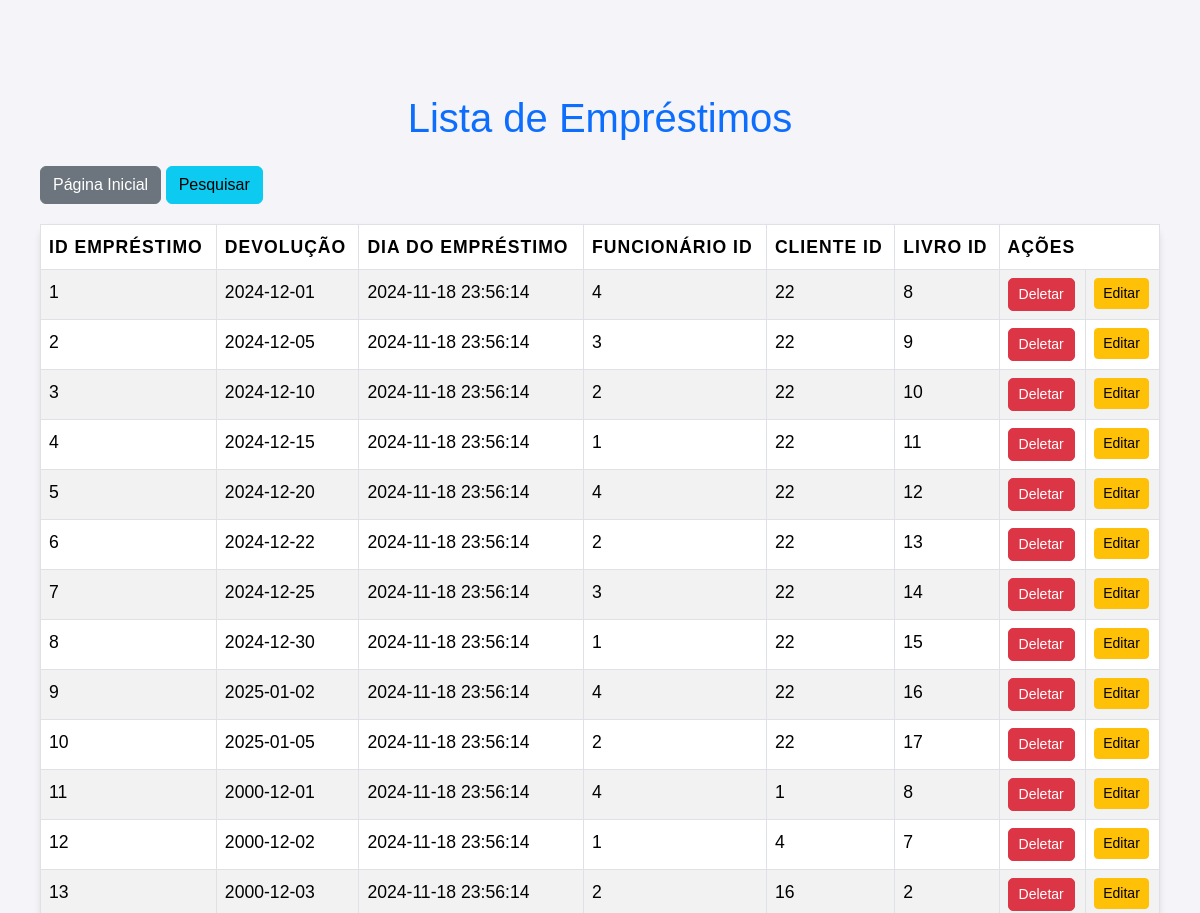
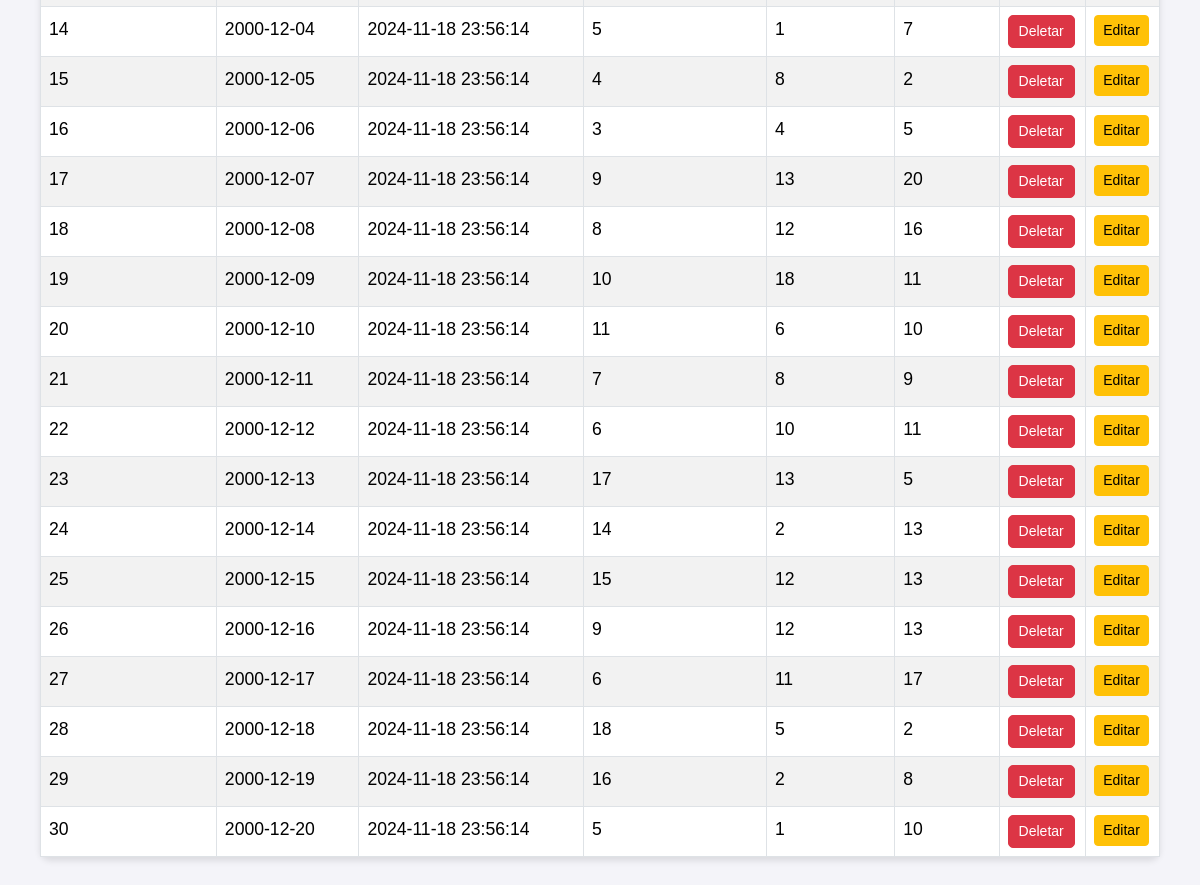
/emprestimosql.php (signed in), run on an earlier commit of the app's database (2 pictures, top to bottom).
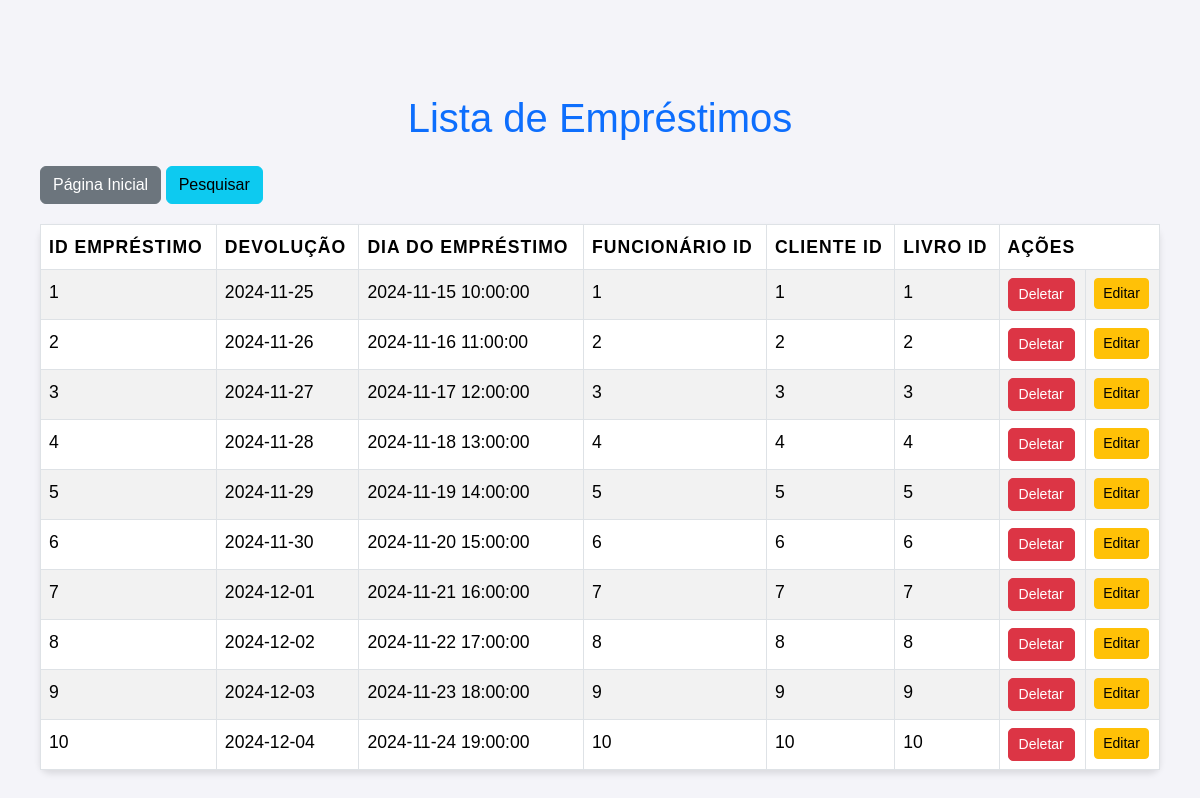
And on a later commit of the database.
### tables this page shows
CREATE TABLE IF NOT EXISTS `emprestimo` (
  `idemprestimo` INT NOT NULL AUTO_INCREMENT,
  `devolucao` DATE NOT NULL,
  `dia_do_emprestimo` TIMESTAMP NOT NULL,
  `funcionario_idfuncionario` INT NOT NULL,
  `cliente_idcliente` INT NOT NULL,
  `livro_idlivro` INT NOT NULL,
  PRIMARY KEY (`idemprestimo`),
  INDEX `fk_emprestimo_funcionario1_idx` (`funcionario_idfuncionario` ASC) VISIBLE,
  INDEX `fk_emprestimo_cliente1_idx` (`cliente_idcliente` ASC) VISIBLE,
  INDEX `fk_emprestimo_livro1_idx` (`livro_idlivro` ASC) VISIBLE,
  CONSTRAINT `fk_emprestimo_funcionario1`
    FOREIGN KEY (`funcionario_idfuncionario`)
    REFERENCES `funcionario` (`idfuncionario`)
    ON DELETE CASCADE
    ON UPDATE CASCADE,
  CONSTRAINT `fk_emprestimo_cliente1`
    FOREIGN KEY (`cliente_idcliente`)
    REFERENCES `cliente` (`idcliente`)
    ON DELETE CASCADE
    ON UPDATE CASCADE,
  CONSTRAINT `fk_emprestimo_livro1`
    FOREIGN KEY (`livro_idlivro`)
    REFERENCES `livro` (`idlivro`)
    ON DELETE CASCADE
    ON UPDATE CASCADE);

### public/emprestimosql.php (the view, shortened to what this page needs)
<?php
require_once "../controle/conexao.php";
?>
<!DOCTYPE html>
<html lang="pt-br">
<head>
    <link href="https://cdn.jsdelivr.net/npm/bootstrap@5.3.3/dist/css/bootstrap.min.css" rel="stylesheet">
    <link rel="stylesheet" href="./css/estilo.css">
</head>
<body>
    <div class="container my-4">
        <h1 class="text-center text-primary mb-4">Lista de Empréstimos</h1>
        <div class="mb-3">
            <a href="home.php" class="btn btn-secondary">Página Inicial</a>
            <a href="../controle/pesquisaremprestimo.php" class="btn btn-info">Pesquisar</a>
        </div>
        <table class="table table-bordered table-striped table-hover">
            <thead class="thead-dark">
                <tr>
                    <th>ID Empréstimo</th>
                    <th>Devolução</th>
                    <th>Dia do Empréstimo</th>
                    <th>Funcionário ID</th>
                    <th>Cliente ID</th>
                    <th>Livro ID</th>
                    <th colspan="2">Ações</th>
                </tr>
            </thead>
            <tbody>
                <?php
                $campo = 'idemprestimo';
                $tabela = 'emprestimo';
                $loc = 'emprestimosql.php';
                $sql = "SELECT * FROM emprestimo";
                $resultados = mysqli_query($conexao, $sql);
                while ($linha = mysqli_fetch_array($resultados)) {
                    $id = $linha['idemprestimo'];
                    $devolucao = $linha['devolucao'];
                    $dia_do_emprestimo = $linha['dia_do_emprestimo'];
                    $funcionario = $linha['funcionario_idfuncionario'];
                    $cliente = $linha["cliente_idcliente"];
                    $livro = $linha["livro_idlivro"];
                    echo "<tr>";
                    echo "<td>{$id}</td>";
                    echo "<td>{$devolucao}</td>";
                    echo "<td>{$dia_do_emprestimo}</td>";
                    echo "<td>{$funcionario}</td>";
                    echo "<td>{$cliente}</td>";
                    echo "<td>{$livro}</td>";
                    echo "<td>
                            <a href='../controle/deletar.php?id={$id}&campo={$campo}&tabela={$tabela}&loc={$loc}' class='btn btn-danger btn-sm'>Deletar</a>
                        </td>";
                    echo "<td>
                            <a href='emprestimofor.php?id={$linha['idemprestimo']}' class='btn btn-warning btn-sm'>Editar</a>
                        </td>";
                    echo "</tr>";
                }
                ?>
            </tbody>
        </table>
    </div>
</body>
</html>

What changed in the data, as far as the page shows it:
removed emprestimo: idemprestimo "11", devolucao "2000-12-01", dia_do_emprestimo "2024-11-18 23:56:14", funcionario_idfuncionario "4", cliente_idcliente "1", livro_idlivro "8"
removed emprestimo: idemprestimo "12", devolucao "2000-12-02", dia_do_emprestimo "2024-11-18 23:56:14", funcionario_idfuncionario "1", cliente_idcliente "4", livro_idlivro "7"
removed emprestimo: idemprestimo "13", devolucao "2000-12-03", dia_do_emprestimo "2024-11-18 23:56:14", funcionario_idfuncionario "2", cliente_idcliente "16", livro_idlivro "2"
removed emprestimo: idemprestimo "14", devolucao "2000-12-04", dia_do_emprestimo "2024-11-18 23:56:14", funcionario_idfuncionario "5", cliente_idcliente "1", livro_idlivro "7"
removed emprestimo: idemprestimo "15", devolucao "2000-12-05", dia_do_emprestimo "2024-11-18 23:56:14", funcionario_idfuncionario "4", cliente_idcliente "8", livro_idlivro "2"
removed emprestimo: idemprestimo "16", devolucao "2000-12-06", dia_do_emprestimo "2024-11-18 23:56:14", funcionario_idfuncionario "3", cliente_idcliente "4", livro_idlivro "5"
removed emprestimo: idemprestimo "17", devolucao "2000-12-07", dia_do_emprestimo "2024-11-18 23:56:14", funcionario_idfuncionario "9", cliente_idcliente "13", livro_idlivro "20"
removed emprestimo: idemprestimo "18", devolucao "2000-12-08", dia_do_emprestimo "2024-11-18 23:56:14", funcionario_idfuncionario "8", cliente_idcliente "12", livro_idlivro "16"
removed emprestimo: idemprestimo "19", devolucao "2000-12-09", dia_do_emprestimo "2024-11-18 23:56:14", funcionario_idfuncionario "10", cliente_idcliente "18", livro_idlivro "11"
removed emprestimo: idemprestimo "20", devolucao "2000-12-10", dia_do_emprestimo "2024-11-18 23:56:14", funcionario_idfuncionario "11", cliente_idcliente "6", livro_idlivro "10"
removed emprestimo: idemprestimo "21", devolucao "2000-12-11", dia_do_emprestimo "2024-11-18 23:56:14", funcionario_idfuncionario "7", cliente_idcliente "8", livro_idlivro "9"
removed emprestimo: idemprestimo "22", devolucao "2000-12-12", dia_do_emprestimo "2024-11-18 23:56:14", funcionario_idfuncionario "6", cliente_idcliente "10", livro_idlivro "11"
removed emprestimo: idemprestimo "23", devolucao "2000-12-13", dia_do_emprestimo "2024-11-18 23:56:14", funcionario_idfuncionario "17", cliente_idcliente "13", livro_idlivro "5"
removed emprestimo: idemprestimo "24", devolucao "2000-12-14", dia_do_emprestimo "2024-11-18 23:56:14", funcionario_idfuncionario "14", cliente_idcliente "2", livro_idlivro "13"
removed emprestimo: idemprestimo "25", devolucao "2000-12-15", dia_do_emprestimo "2024-11-18 23:56:14", funcionario_idfuncionario "15", cliente_idcliente "12", livro_idlivro "13"
removed emprestimo: idemprestimo "26", devolucao "2000-12-16", dia_do_emprestimo "2024-11-18 23:56:14", funcionario_idfuncionario "9", cliente_idcliente "12", livro_idlivro "13"
removed emprestimo: idemprestimo "27", devolucao "2000-12-17", dia_do_emprestimo "2024-11-18 23:56:14", funcionario_idfuncionario "6", cliente_idcliente "11", livro_idlivro "17"
removed emprestimo: idemprestimo "28", devolucao "2000-12-18", dia_do_emprestimo "2024-11-18 23:56:14", funcionario_idfuncionario "18", cliente_idcliente "5", livro_idlivro "2"
removed emprestimo: idemprestimo "29", devolucao "2000-12-19", dia_do_emprestimo "2024-11-18 23:56:14", funcionario_idfuncionario "16", cliente_idcliente "2", livro_idlivro "8"
removed emprestimo: idemprestimo "30", devolucao "2000-12-20", dia_do_emprestimo "2024-11-18 23:56:14", funcionario_idfuncionario "5", cliente_idcliente "1", livro_idlivro "10"
changed emprestimo id 1: devolucao "2024-12-01" → "2024-11-25"; dia_do_emprestimo "2024-11-18 23:56:14" → "2024-11-15 10:00:00"; funcionario_idfuncionario "4" → "1"; cliente_idcliente "22" → "1"; livro_idlivro "8" → "1"
changed emprestimo id 2: devolucao "2024-12-05" → "2024-11-26"; dia_do_emprestimo "2024-11-18 23:56:14" → "2024-11-16 11:00:00"; funcionario_idfuncionario "3" → "2"; cliente_idcliente "22" → "2"; livro_idlivro "9" → "2"
changed emprestimo id 3: devolucao "2024-12-10" → "2024-11-27"; dia_do_emprestimo "2024-11-18 23:56:14" → "2024-11-17 12:00:00"; funcionario_idfuncionario "2" → "3"; cliente_idcliente "22" → "3"; livro_idlivro "10" → "3"
changed emprestimo id 4: devolucao "2024-12-15" → "2024-11-28"; dia_do_emprestimo "2024-11-18 23:56:14" → "2024-11-18 13:00:00"; funcionario_idfuncionario "1" → "4"; cliente_idcliente "22" → "4"; livro_idlivro "11" → "4"
changed emprestimo id 5: devolucao "2024-12-20" → "2024-11-29"; dia_do_emprestimo "2024-11-18 23:56:14" → "2024-11-19 14:00:00"; funcionario_idfuncionario "4" → "5"; cliente_idcliente "22" → "5"; livro_idlivro "12" → "5"
changed emprestimo id 6: devolucao "2024-12-22" → "2024-11-30"; dia_do_emprestimo "2024-11-18 23:56:14" → "2024-11-20 15:00:00"; funcionario_idfuncionario "2" → "6"; cliente_idcliente "22" → "6"; livro_idlivro "13" → "6"
changed emprestimo id 7: devolucao "2024-12-25" → "2024-12-01"; dia_do_emprestimo "2024-11-18 23:56:14" → "2024-11-21 16:00:00"; funcionario_idfuncionario "3" → "7"; cliente_idcliente "22" → "7"; livro_idlivro "14" → "7"
changed emprestimo id 8: devolucao "2024-12-30" → "2024-12-02"; dia_do_emprestimo "2024-11-18 23:56:14" → "2024-11-22 17:00:00"; funcionario_idfuncionario "1" → "8"; cliente_idcliente "22" → "8"; livro_idlivro "15" → "8"
changed emprestimo id 9: devolucao "2025-01-02" → "2024-12-03"; dia_do_emprestimo "2024-11-18 23:56:14" → "2024-11-23 18:00:00"; funcionario_idfuncionario "4" → "9"; cliente_idcliente "22" → "9"; livro_idlivro "16" → "9"
changed emprestimo id 10: devolucao "2025-01-05" → "2024-12-04"; dia_do_emprestimo "2024-11-18 23:56:14" → "2024-11-24 19:00:00"; funcionario_idfuncionario "2" → "10"; cliente_idcliente "22" → "10"; livro_idlivro "17" → "10"
